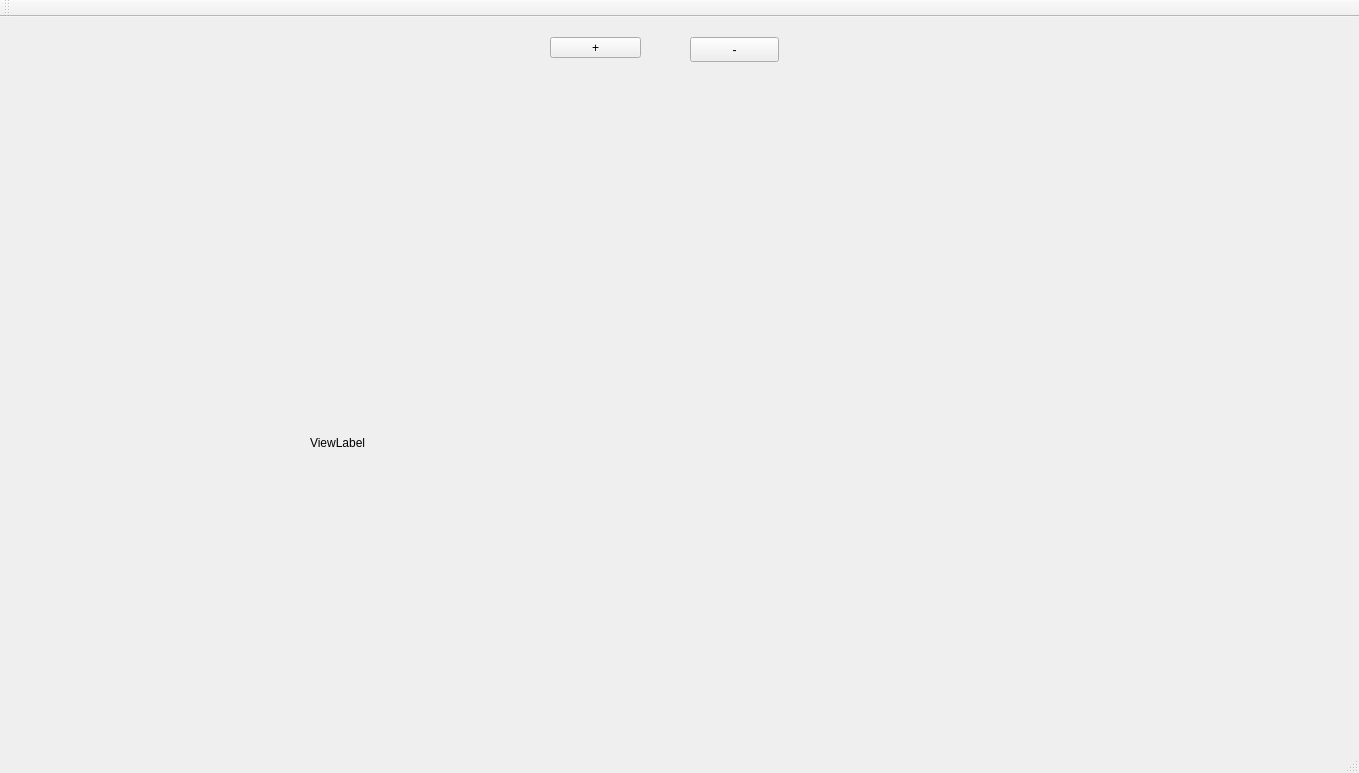
<?xml version="1.0" encoding="UTF-8"?>
<ui version="4.0">
 <class>MainWindow</class>
 <widget class="QMainWindow" name="MainWindow">
  <property name="geometry">
   <rect>
    <x>0</x>
    <y>0</y>
    <width>1359</width>
    <height>773</height>
   </rect>
  </property>
  <property name="windowTitle">
   <string>MainWindow</string>
  </property>
  <widget class="QWidget" name="centralWidget">
   <widget class="QLabel" name="viewLabel">
    <property name="geometry">
     <rect>
      <x>310</x>
      <y>70</y>
      <width>1021</width>
      <height>711</height>
     </rect>
    </property>
    <property name="text">
     <string>ViewLabel</string>
    </property>
   </widget>
   <widget class="QPushButton" name="zoom_out_Button">
    <property name="geometry">
     <rect>
      <x>550</x>
      <y>20</y>
      <width>91</width>
      <height>21</height>
     </rect>
    </property>
    <property name="text">
     <string>+</string>
    </property>
   </widget>
   <widget class="QPushButton" name="zoom_in_Button">
    <property name="geometry">
     <rect>
      <x>690</x>
      <y>20</y>
      <width>89</width>
      <height>25</height>
     </rect>
    </property>
    <property name="text">
     <string>-</string>
    </property>
   </widget>
   <widget class="QWidget" name="widget" native="true">
    <property name="geometry">
     <rect>
      <x>60</x>
      <y>80</y>
      <width>231</width>
      <height>511</height>
     </rect>
    </property>
   </widget>
  </widget>
  <widget class="QMenuBar" name="menuBar">
   <property name="geometry">
    <rect>
     <x>0</x>
     <y>0</y>
     <width>1359</width>
     <height>28</height>
    </rect>
   </property>
  </widget>
  <widget class="QToolBar" name="mainToolBar">
   <attribute name="toolBarArea">
    <enum>TopToolBarArea</enum>
   </attribute>
   <attribute name="toolBarBreak">
    <bool>false</bool>
   </attribute>
  </widget>
  <widget class="QStatusBar" name="statusBar"/>
 </widget>
 <layoutdefault spacing="6" margin="11"/>
 <resources/>
 <connections/>
</ui>
